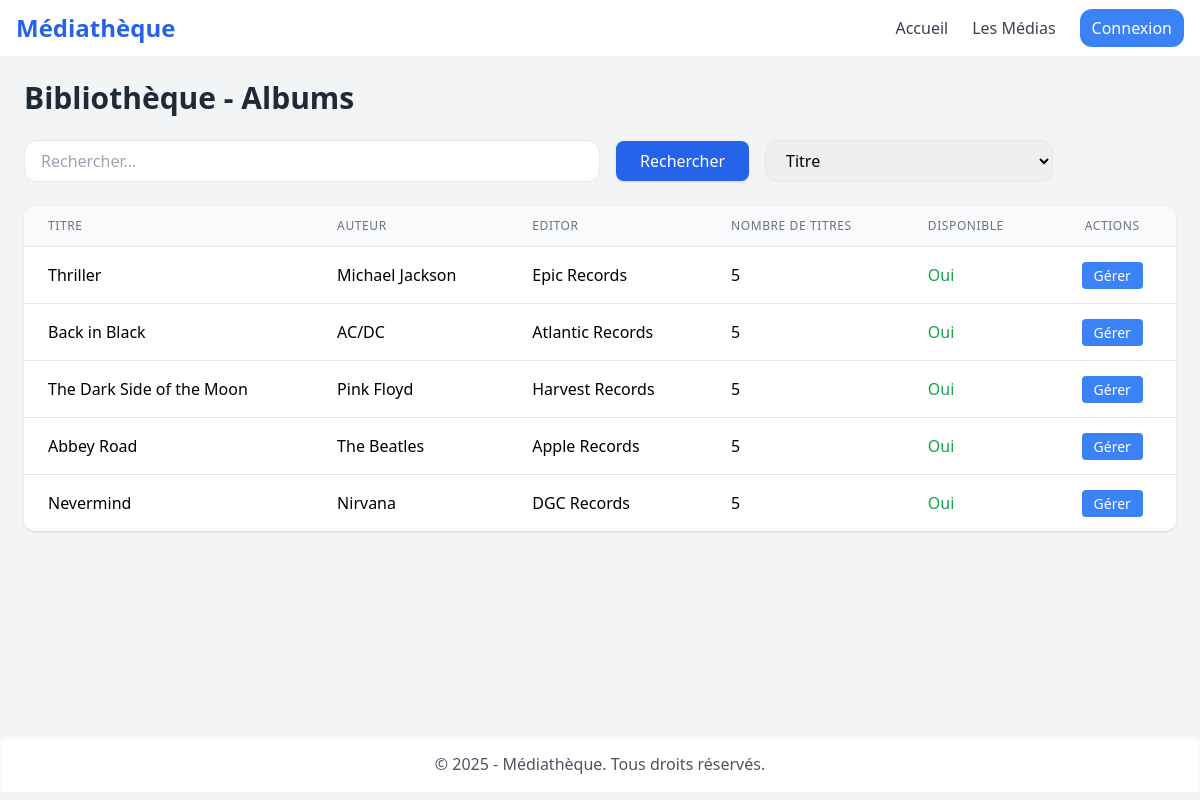
The page /album/All on the database its author committed.
### tables this page shows
CREATE TABLE IF NOT EXISTS `album` (
  `id` int NOT NULL AUTO_INCREMENT,
  `track_number` int NOT NULL,
  `editor` varchar(255) NOT NULL,
  `media_id` int NOT NULL,
  PRIMARY KEY (`id`),
  KEY `media_id` (`media_id`)
);

CREATE TABLE IF NOT EXISTS `media` (
  `id` int NOT NULL AUTO_INCREMENT,
  `title` varchar(255) NOT NULL,
  `author` varchar(255) NOT NULL,
  `available` tinyint(1) NOT NULL,
  PRIMARY KEY (`id`)
);

CREATE TABLE IF NOT EXISTS `song` (
  `id` int NOT NULL AUTO_INCREMENT,
  `title` varchar(255) NOT NULL,
  `note` int NOT NULL,
  `duration` int NOT NULL,
  `album_id` int DEFAULT NULL,
  PRIMARY KEY (`id`),
  KEY `album_id` (`album_id`)
);

### Controllers/AlbumController.php (called while the page is built, shortened)
<?php
class AlbumController{
    public function All(): void
    {
        $albums = Album::getAllAlbums();
        require_once('Views/albums/index.php');
    }
}

### Models/Album.php (called while the page is built, shortened)
<?php
class Album extends Media{
    private ?int $id;
    private int $trackNumber;
    private string $editor;
    private array $songs;
    public function __construct(string $title, string $author, bool $available, int $trackNumber, string $editor, array $songs, ?int $mediaId = null, ?int $id = null)
    {
        $this->id = $id;
        $this->trackNumber = $trackNumber;
        $this->editor = $editor;
        $this->songs = $songs;
    }
    public function getId(): ?int
    {
        return $this->id;
    }
    public function getMediaId(): ?int
    {
        return parent::getId();
    }
    public function getTrackNumber(): int
    {
        return $this->trackNumber;
    }
    public function getEditor(): string
    {
        return $this->editor;
    }
    public function setTrackNumber(int $trackNumber): void
    {
        $this->trackNumber = $trackNumber;
    }
    public function addSong(Song $song): bool
    {
        if(!in_array($song, $this->songs)){
            array_push($this->songs, $song);
            $this->updateAlbum();
            return true;
        }else{
            return false;
        }
    }
    public function updateAlbum(): Album
    {
        try{
            $connexion = connexion();
            $request = $connexion->prepare("UPDATE media SET title=:title, author=:author, available=:available WHERE id=:mediaId;");
            $id = $this->getId();
            $mediaId = $this->getMediaId();
            $editor = $this->getEditor();
            $title = $this->getTitle();
            $author = $this->getAuthor();
            $available = $this->getAvailable();
            $trackNumber = $this->getTrackNumber();
            $request->bindParam(":mediaId",$mediaId);
            $request->bindParam(":title",$title);
            $request->bindParam(":author",$author);
            $request->bindParam(":available",$available);
            $request->execute();
            $request = $connexion->prepare("UPDATE album SET track_number=:track_number, editor=:editor WHERE id=:id;");
            $request->bindParam(":id",$id);
            $request->bindParam(":track_number",$trackNumber);
            $request->bindParam(":editor",$editor);
            $request->execute();
            return $this;
        }catch(PDOException $e){
            die('Album Update Error : '.$e);
        }
    }
    public static function getAllAlbums(): array
    {
        try{
            $albumsList = [];
            $connexion = connexion();
            $request = $connexion->prepare("SELECT Album.id, title, author, available, track_number, editor, media_id FROM album JOIN media ON media.id = album.media_id;");
            $request->execute();
            $albumsInfos = $request->fetchAll(PDO::FETCH_ASSOC);
            foreach($albumsInfos as $albumsInfo){
                $albumId = $albumsInfo['id'];
                $request = $connexion->prepare("SELECT * FROM song WHERE album_id=:id;");
                $request->bindParam(':id',$albumId);
                $request->execute();
                $songsInfos = $request->fetchAll(PDO::FETCH_ASSOC);
                $album = new Album($albumsInfo['title'], $albumsInfo['author'], $albumsInfo['available'], $albumsInfo['track_number'], $albumsInfo['editor'],[],$albumsInfo['media_id'],$albumsInfo['id']);
                foreach($songsInfos as $songsInfo){
                    $song = new Song($songsInfo['title'],$songsInfo['note'],$songsInfo['duration'],$songsInfo['album_id'],$songsInfo['id']);
                    $album->addSong($song);
                }
                array_push($albumsList,$album);
            }
            return $albumsList;
        }catch(PDOException $e){
            die('Album Get All Error : '.$e);
        }
    }
}

### Models/Media.php (called while the page is built, shortened)
<?php
abstract class Media{
    private ?int $id;
    private string $title;
    private string $atuhor;
    private bool $available;
    public function __construct(string $title, string $atuhor, bool $available, ?int $id = null)
    {
        $this->id = $id;
        $this->title = $title;
        $this->atuhor = $atuhor;
        $this->available = $available;
    }
    public function getId(): ?int
    {
        return $this->id;
    }
    public function getTitle(): string
    {
        return $this->title;
    }
    public function getAuthor(): string
    {
        return $this->atuhor;
    }
    public function getAvailable(): bool
    {
        return $this->available;
    }
}

### Views/albums/index.php (the view, shortened to what this page needs)
<!DOCTYPE html>
<html lang="fr">
<head>
    <script src="https://cdn.tailwindcss.com"></script>
</head>
<body class="bg-gray-100">
    <?php require_once('Views/components/navbar.php'); ?>
    <div class="flex flex-col bg-gray-100 h-[80vh] p-6">
        <h1 class="text-3xl font-bold text-gray-800 mb-6">Bibliothèque - Albums</h1>
        <form method="post" action="" class="flex flex-col md:flex-row md:items-center mb-6 space-y-4 md:space-y-0 md:space-x-4">
            <input type="text" id="search" name='search' placeholder="Rechercher..." value="<?php if(isset($_POST['search'])){ echo $_POST['search']; } ?>"
                class="w-full md:w-1/2 px-4 py-2 border rounded-xl focus:outline-none focus:ring-2 focus:ring-blue-500">
            <button type="submit" class="bg-blue-600 text-white px-6 py-2 rounded-lg hover:bg-blue-700 transition shadow">Rechercher</button>
            <select id="filterSelect"  name="sort" onchange="this.form.submit()"
                    class="w-full md:w-1/4 px-4 py-2 border rounded-xl focus:outline-none focus:ring-2 focus:ring-blue-500">
                <option value="title" <?php if(isset($_POST['sort']) && $_POST['sort'] === 'title') echo 'selected'; ?>>
                    Titre
                </option>
            </select>
        </form>
        <div class="overflow-x-auto bg-white rounded-xl shadow">
            <table class="min-w-full divide-y divide-gray-200">
                <thead class="bg-gray-50">
                    <tr>
                        <th class="px-6 py-3 text-left text-xs font-medium text-gray-500 uppercase tracking-wider">Titre</th>
                        <th class="px-6 py-3 text-left text-xs font-medium text-gray-500 uppercase tracking-wider">Auteur</th>
                        <th class="px-6 py-3 text-left text-xs font-medium text-gray-500 uppercase tracking-wider">editor</th>
                        <th class="px-6 py-3 text-left text-xs font-medium text-gray-500 uppercase tracking-wider">Nombre de titres</th>
                        <th class="px-6 py-3 text-left text-xs font-medium text-gray-500 uppercase tracking-wider">Disponible</th>
                        <th class="px-6 py-3 text-center text-xs font-medium text-gray-500 uppercase tracking-wider">Actions</th>
                    </tr>
                </thead>
                <tbody id="booksTable" class="bg-white divide-y divide-gray-200">
                    <?php
                    foreach($albums as $album){
                    echo "<tr>
                        <td class='px-6 py-4'>".$album->getTitle()."</td>
                        <td class='px-6 py-4'>".$album->getAuthor()."</td>
                        <td class='px-6 py-4'>".$album->getEditor()."</td>
                        <td class='px-6 py-4'>".$album->getTrackNumber()."</td>
                        <td class='px-6 py-4'>"
                            .($album->getAvailable()
                                ? "<span class='text-green-600 font-medium'>Oui</span>"
                                : "<span class='text-red-600 font-medium'>Non</span>")
                        ."</td>
                        <td class='px-6 py-4 text-center space-x-2'>
                            <a href='".BASE_URL."/album/show/".$album->getId()."' class='px-3 py-1 bg-blue-500 text-white rounded hover:bg-blue-600 transition text-sm'>Gérer</a>
                        </td>
                    </tr>";
                    }
                    ?>
                </tbody>
            </table>
        </div>
    </div>
    <?php require_once('Views/components/footer.php'); ?>
</body>
</html>

### rows shown on the page
album: media.title "Thriller", media.author "Michael Jackson", editor "Epic Records", track_number "5"
album: media.title "Back in Black", media.author "AC/DC", editor "Atlantic Records", track_number "5"
album: media.title "The Dark Side of the Moon", media.author "Pink Floyd", editor "Harvest Records", track_number "5"
album: media.title "Abbey Road", media.author "The Beatles", editor "Apple Records", track_number "5"
album: media.title "Nevermind", media.author "Nirvana", editor "DGC Records"
song: album "5"
